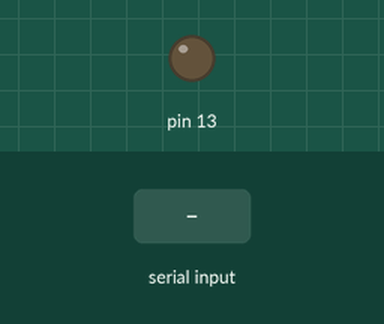
Recording of a sketch running on a simulated Arduino Uno, built with avr-gcc and run on an emulated ATmega328P. Parts: output pins drawn as LEDs (lit = HIGH). Dashed ring = blinking. The inputs (shaded band) are chosen by the test bench. Random numbers use the default seed unless the sketch sets one; what the sketch prints to the serial monitor is not drawn.

Above: at 1.2 s.
1.3 s: "TEST\n" received over Serial
At 1.45 s:
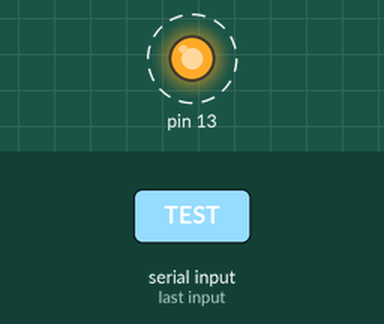
Timing chart, 0 to 4.3 s (numbered marks = the images above; inputs shaded):
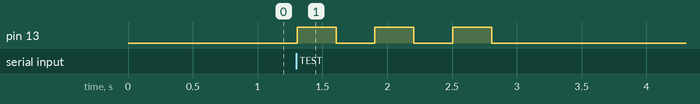

The sketch:

Arduino.ino
```cpp
void setup() {
    Serial.begin(9600);
    pinMode(13, OUTPUT);
}

void loop() {

  if(Serial.available())
    {
        String data = Serial.readStringUntil('\n');


        if (data == "TEST")
        {
            digitalWrite(13, HIGH); delay(300);
            digitalWrite(13, LOW); delay(300);
            digitalWrite(13, HIGH); delay(300);
            digitalWrite(13, LOW); delay(300);
            digitalWrite(13, HIGH); delay(300);
            digitalWrite(13, LOW);
        }


    }

    // MANDA DATOS AL SERIAL PARA GUARDAR EN BASE DE DATOS
    long r = random(1, 10);
    Serial.println(r);
}
```

Measured:
- after the input at 1.3 s, pin 13: alternates HIGH for 0.30 s and LOW for 0.30 s, 6 changes in all, then stays LOW, starting at once
